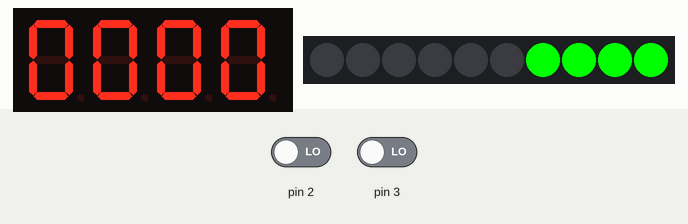
Bench run of a sketch on a simulated Arduino Uno, built with avr-gcc and run on an emulated ATmega328P. On the bench: 4-digit seven-segment display, 10 RGB LEDs in strip order, left to right. The test bench sets the inputs (shaded band); at power-on: pin 2 LOW, pin 3 LOW.

Above: at 1.2 s.
1.3 s: pin 2 driven HIGH
At 2.2 s:
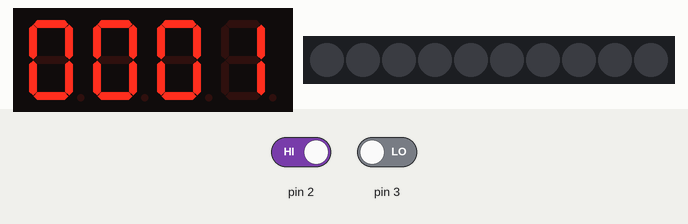
2.8 s: pin 2 driven LOW
At 5.65 s:
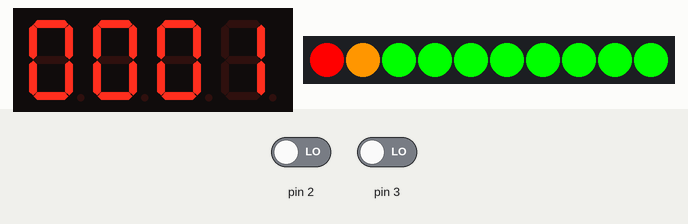
5.8 s: pin 3 driven HIGH
At 7.2 s:
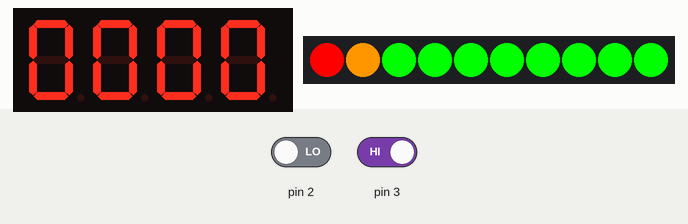
Timing chart, 0 to 8.8 s (numbered marks = the images above; inputs shaded):
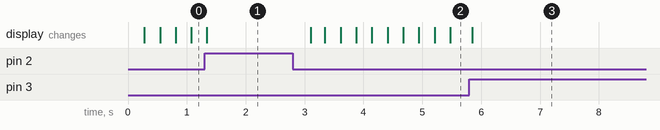

Measured:
- after the input at 1.3 s, the display: changes at once (image 1)
- after the input at 5.8 s, the display: changes at once (image 3)

The sketch:

contapezzi-v3.ino
```cpp
/*
 * TM1637.cpp
 */
#include "TM1637.h"
#define CLK 5
#define DIO 4
TM1637 tm1637(CLK,DIO);

//LedBar
#include <Grove_LED_Bar.h>
Grove_LED_Bar bar(7, 6, 0);  // Clock pin, Data pin, Orientation

int count = 0;

bool pezzo, prev_pezzo;

void setup() {
  Serial.begin(9600);

  pinMode(3, INPUT);
  pinMode(2, INPUT);

  tm1637.init();
  tm1637.set(BRIGHT_TYPICAL); //BRIGHT_TYPICAL = 2,BRIGHT_DARKEST = 0,BRIGHTEST = 7;

  bar.begin();
  bar.setGreenToRed(1);
}

unsigned long t1, dt;
int level = 0;

void loop() {
  pezzo = !digitalRead(2);  // NEGO perchè il sensore è a logica "inversa"

  if (pezzo && !prev_pezzo) {
    //Fronte salita: pezzo che entra
    t1 = millis();
    level = 0;
  }

  if (pezzo && prev_pezzo) {
    //pezzo che scorre
    bar.setLevel(level);
    dt = millis() - t1;
    if (dt > 250) {
      level++;
      bar.setLevel((level > 10 ? 10 : level));
      t1 = millis();
    }
  }

  if (!pezzo && prev_pezzo) {
    //Fronte discesa: pezzo uscito
    count++;
    bar.setLevel(0);
  }

  if (digitalRead(3)) {
    count = 0;
  }
  shownumber(count);

  //salvo lo stato per la prossima iterazione
  prev_pezzo = pezzo;
}

void shownumber(int n){
  int d1 = n % 10;
  int d2 = (n/10) % 10;
  int d3 = (n/100) % 10;
  int d4 = (n/1000) % 10;
  tm1637.display(0,d4);
  tm1637.display(1,d3);
  tm1637.display(2,d2);
  tm1637.display(3,d1);
}
```
